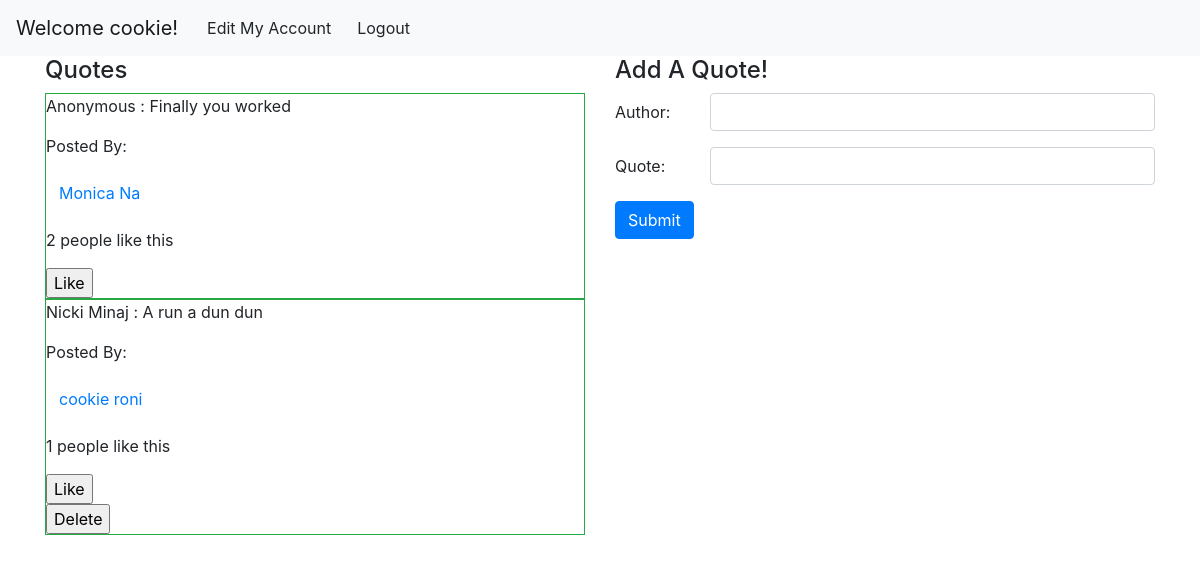
/dashboard (signed in), run on an earlier commit of the app's database.
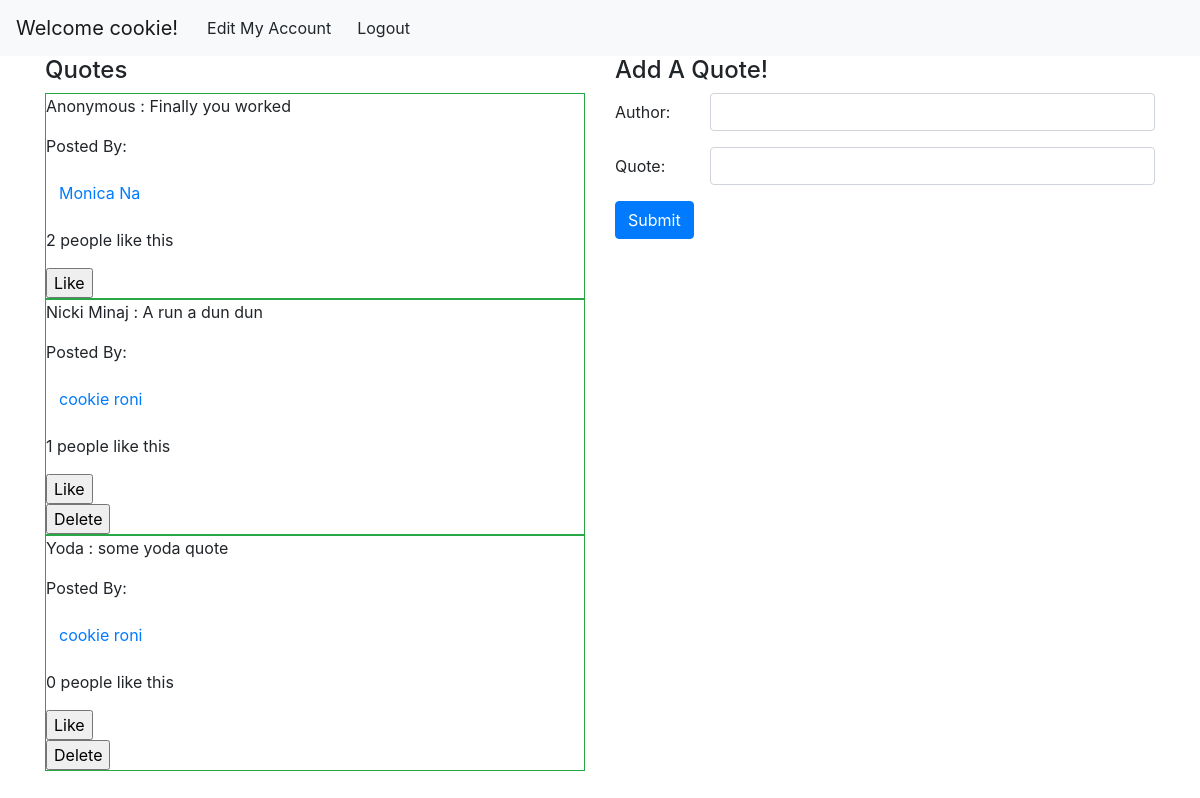
And on a later commit of the database.
### models.py (models this page shows, shortened)
class Quote(db.Model):
    id = db.Column(db.Integer, primary_key=True)
    user_id = db.Column(db.Integer, db.ForeignKey('user.id'))
    posted_by = db.relationship('User', foreign_keys=[user_id], backref='user_quotes', cascade='all')
    author_of_quote = db.Column(db.String(255))
    quote_content = db.Column(db.String(255))
    created_at = db.Column(db.DateTime, server_default=func.now())
    updated_at = db.Column(db.DateTime, server_default=func.now(), onupdate=func.now())

class User(db.Model):
    id = db.Column(db.Integer, primary_key=True)
    first_name = db.Column(db.String(255))
    last_name = db.Column(db.String(255))
    email = db.Column(db.String(255), unique=True)
    password = db.Column(db.String(60))
    created_at = db.Column(db.DateTime, server_default=func.now())
    updated_at = db.Column(db.DateTime, server_default=func.now(), onupdate=func.now())

### controller_functions.py (the view)
def dashboard():
    try:
        login_name = session["first_name"]
    except:
        flash("Please login or register to continue.")
        return redirect("/")
    first_name = session["first_name"]
    last_name = session["last_name"]
    login_id = session["user_id"]
    all_quotes = db.session.query(Quote, User).filter(Quote.user_id == User.id).all()
    count_likes = Like.query.all()
    return render_template("dashboard.html", login_name = login_name, login_id = login_id, all_quotes = all_quotes, first_name = first_name, last_name = last_name, count_likes = count_likes)

### templates/dashboard.html (shortened to what this page needs)
<!DOCTYPE html>
<html lang="en">
<head>
    <link rel="stylesheet" href="https://stackpath.bootstrapcdn.com/bootstrap/4.3.1/css/bootstrap.min.css">
</head>
<body>
    <nav class="navbar navbar-expand-lg navbar-light bg-light">
        <a class="navbar-brand" href="#">Welcome {{ login_name }}!</a>
        <div class="collapse navbar-collapse" id="navbarNav">
            <ul class="navbar-nav">
            <li class="nav-item active">
                <form action="/myaccount/{{ login_id }}" method="POST">
                    <button class="btn btn-light">Edit My Account</button>
                </form>
            </li>
            <li class="nav-item active">
                <form action="/logout" method="POST">
                    <button class="btn btn-light">Logout</button>
                </form>
            </li>
            </ul>
        </div>
    </nav>
    <div class="container">
        <div class="row">
            <div class="col">
                <h4>Quotes</h4>
                {% for quotes in all_quotes %}
                <div class="border border-success">
                        <p>{{ quotes[0].author_of_quote }} : {{ quotes[0].quote_content }} </p>
                        <p>Posted By: <form action="/user/{{ quotes[1].id }}" method="POST"><button class="btn btn-link">{{ quotes[1].first_name }} {{ quotes[1].last_name }}</button></form></p>
                        {% set g = []%}
                        <p>{{ g|length }} people like this</p>
                        <form action="/like_quote" method="POST">
                            <input type="submit" class="insidequote" value="Like">
                        </form>
                        {% if quotes[1].id == login_id %}
                            <form action="/delete_quote" method="POST">
                                <input type="submit" class="insidequote" value="Delete">
                            </form>
                        {% endif %}
                    </div>
                {% endfor %}
            </div>
            <div class="col">
                <h4>Add A Quote!</h4>
                <form action="/add_quote" method="POST">
                    <div class="form-group row">
                        <label for="inputQuote" class="col-sm-2 col-form-label">Author:</label>
                        <div class="col-sm-10">
                        <input type="text" class="form-control" name="author_of_quote">
                        </div>
                    </div>
                    <div class="form-group row">
                        <label for="inputQuote" class="col-sm-2 col-form-label">Quote:</label>
                        <div class="col-sm-10">
                        <input type="text" class="form-control" name="quote_content">
                        </div>
                    </div>
                    <div class="form-group row">
                        <div class="col-sm-10">
                        <button type="submit" class="btn btn-primary">Submit</button>
                        </div>
                    </div>
                </form>
            </div>
        </div>
    </div>
</body>
</html>

What changed in the data, as far as the page shows it:
added Quote: author_of_quote "Yoda", quote_content "some yoda quote", first_name "cookie", last_name "roni", g "0"
